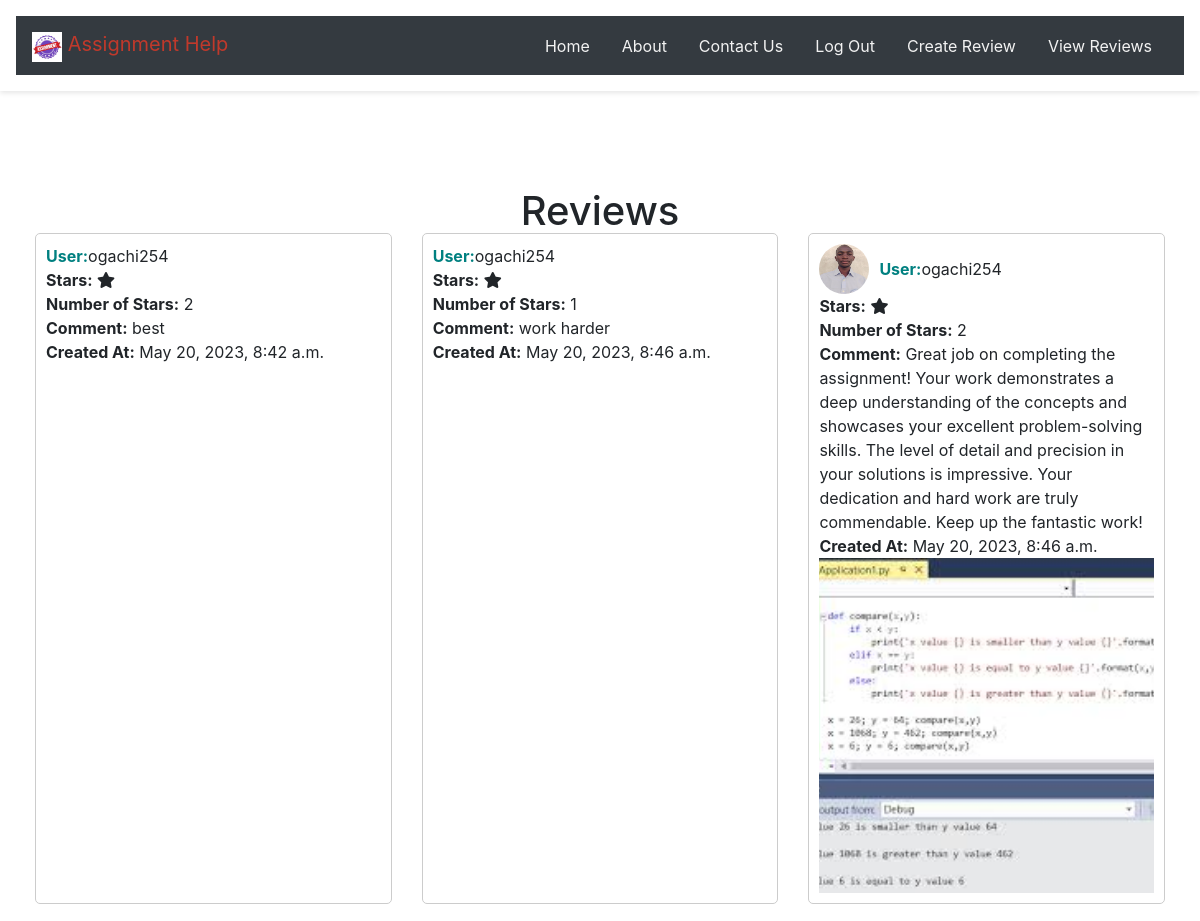
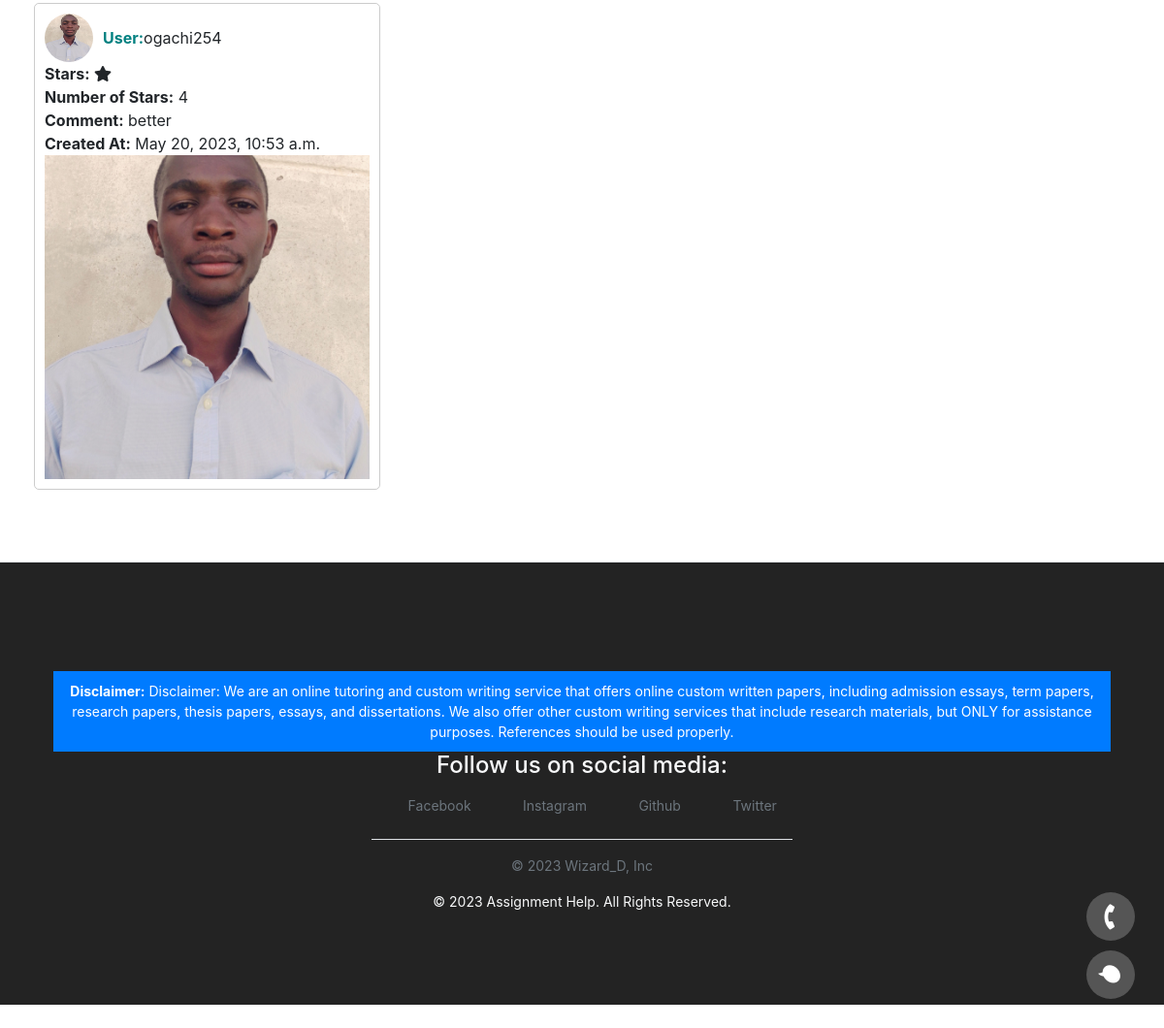
Page /reviews/ (signed in) on the committed database (2 pictures, top to bottom).
### reviews/models.py (models this page shows, shortened)
class Review(models.Model):
    user = models.ForeignKey(settings.AUTH_USER_MODEL, on_delete=models.CASCADE)
    stars = models.CharField(max_length=1, choices=[('1', '1'), ('2', '2'), ('3', '3'), ('4', '4'), ('5', '5')], blank=True, null=True)
    comment = models.TextField(blank=True)
    created_at = models.DateTimeField(auto_now_add=True)
    user_image = models.ImageField(upload_to='user_images', blank= True, null=True)
    comment_image = models.ImageField(upload_to='comment_images', blank=True, null=True)

### users/models.py (models this page shows)
class CustomUser(AbstractUser):
    pass

### reviews/views.py (the view)
# urls.py: path('', ReviewListView.as_view(), name='review_list'),
class ReviewListView(LoginRequiredMixin, ListView):
    model = Review
    template_name = 'reviews/review_list.html'
    context_object_name = 'reviews'
    login_url = '/accounts/login/'

### pages/templates/reviews/review_list.html (shortened to what this page needs)
{% extends 'base.html' %}
{% block content %}
  <h1>Reviews</h1>
  <div class="review-grid">
    {% for review in reviews %}
      <div class="review-item">
        <div class="user-info">
          {% if review.user_image %}
            <img src="{{ review.user_image.url }}" alt="User Image" class="review-image">
          {% endif %}
          <strong class="review-username">User:</strong> {{ review.user.username }}
        </div>
        <strong>Stars:</strong>
        {% for _ in review.stars|default:0 %}
          <i class="fas fa-star"></i>
        {% endfor %}
        <br>
        <strong>Number of Stars:</strong> {{ review.stars|default:"0" }}
        <br>
        <strong>Comment:</strong> {{ review.comment }}<br>
        <strong>Created At:</strong> {{ review.created_at }}<br>
        <div class="comment-image-container">
          {% if review.comment_image %}
            <img src="{{ review.comment_image.url }}" alt="Comment Image" class="comment-image">
          {% endif %}
        </div>
      </div>
    {% empty %}
      <div class="no-reviews">No reviews available.</div>
    {% endfor %}
  </div>
{% endblock %}
{% block footer %}
  {% include 'footer.html' %}
{% endblock %}

### pages/templates/base.html (shortened to what this page needs)
<!DOCTYPE html>
<html>
<head>
  {% load static %}
  <link rel="stylesheet" href="https://stackpath.bootstrapcdn.com/bootstrap/4.3.1/css/bootstrap.min.css"
>
  <link rel="stylesheet" href="https://cdnjs.cloudflare.com/ajax/libs/font-awesome/4.7.0/css/font-awesome.min.css">
  <link rel="stylesheet" href="https://cdnjs.cloudflare.com/ajax/libs/font-awesome/5.15.3/css/all.min.css">
  <link href="{% static 'css/base.css' %}" rel="stylesheet">
</head>
<body>
  <header>
    {% include 'nav.html' %}
  </header>
  <div class="container">
    {% block content %}
    {% endblock %}
  </div>
  {% block footer %}
  {% endblock %}
  <div class="chat-popup" id="myChatPopup">
    <a href="#" class="chat-button" onclick="openForm()"><i class="fa fa-phone"></i></a>
    <a href="#" class="chat-button" onclick="openForm()"><i class="fa fa-comment"></i></a>
  </div>
</body>
</html>

### pages/templates/nav.html (shortened to what this page needs)
{% load static %}
<nav class="navbar navbar-expand-md navbar-dark bg-dark mb-Ǔ">
  <a class="navbar-brand" href="#">
    <img src="{% static 'images/logo.jpg' %}" alt="Assignment Help Logo" width="30" height="30" class="d-inline-block align-text-top">
    <span class="brand-text" style="color: #c0392b;">Assignment Help</span>
  </a>
  <div class="collapse navbar-collapse" id="navbarNav">
    <ul class="navbar-nav ml-auto">
      <li class="nav-item">
        <a class="nav-link home-link" href="{% url 'home' %}" style="color: #F2F2F2;">Home</a>
      </li>
      <li class="nav-item">
        <a class="nav-link about-link" href="{% url 'about' %}" style="color: #F2F2F2;">About</a>
      </li>
      <li class="nav-item">
        <a class="nav-link contact-link" href="{% url 'contact' %}" style="color: #F2F2F2;">Contact Us</a>
      </li>
      {% if user.is_authenticated %}
        <li class="nav-item">
          <a class="nav-link" href="{% url 'logout' %}" style="color: #F2F2F2;">Log Out</a>
        </li>
        <li class="nav-item">
          <a class="nav-link" href="{% url 'reviews:review_create' %}" style="color: #F2F2F2;">Create Review</a>
        </li>
        <li class="nav-item">
          <a class="nav-link" href="{% url 'reviews:review_list' %}" style="color: #F2F2F2;">View Reviews</a>
        </li>
      {% endif %}
    </ul>
  </div>
</nav>

### pages/templates/footer.html
<footer class="py-3 my-4">
  <div class="container">
    <div style="background-color: #007bff; color: #fff; padding: 10px;">
      <p class="text-center mb-0"><strong>Disclaimer:</strong> Disclaimer: We are an online tutoring and custom writing service that offers online custom written papers, including admission essays, term papers, research papers, thesis papers, essays, and dissertations. We also offer other custom writing services that include research materials, but ONLY for assistance purposes. References should be used properly.</p>
    </div>
    <h4 class="text-center">Follow us on social media:</h4>
    <ul class="nav justify-content-center border-bottom pb-3 mb-3">
      <li class="nav-item">
        <a href="https://www.facebook.com/" class="nav-link px-2 text-muted"><i class="fa fa-facebook fa-fw"></i> Facebook</a>
      </li>
      <li class="nav-item">
        <a href="https://www.instagram.com/" class="nav-link px-2 text-muted"><i class="fa fa-instagram fa-fw"></i> Instagram</a>
      </li>
      <li class="nav-item">
        <a href="https://www.github.com/" class="nav-link px-2 text-muted"><i class="fa fa-github fa-fw"></i> Github</a>
      </li>
      <li class="nav-item">
        <a href="https://www.twitter.com/" class="nav-link px-2 text-muted"><i class="fa fa-twitter fa-fw"></i> Twitter</a>
      </li>
    </ul>
    <p class="text-center text-muted">&copy; 2023 Wizard_D, Inc</p>
    <p class="text-center">&copy; 2023 Assignment Help. All Rights Reserved.</p>
  </div>
</footer>

### pages/static/css/base.css (style rules this page uses)
body { margin: 0; font-family: -apple-system, BlinkMacSystemFont, "Segoe UI", Roboto, "Helvetica Neue", Arial, "Noto Sans", sans-serif, "Apple Color Emoji", "Segoe UI Emoji", "Segoe UI Symbol", "Noto Color Emoji"; font-size: 1rem; font-weight: 400; line-height: 1.5; color: #212529; text-align: left; background-color: #fff; }
.container { width: 100%; padding-right: 15px; padding-left: 15px; margin-right: auto; margin-left: auto; }
a { color: #007bff; text-decoration: none; }
header { background-color: #fff; box-shadow: 0px 2px 5px rgba(0, 0, 0, 0.1); padding: 16px; position: relative; top: 0; left: 0; width: 100%; z-index: 100; }
.navbar { display: flex; flex-wrap: wrap; align-items: center; justify-content: space-between; padding: 0.5rem 1rem; }
.navbar-brand { color: #fff; font-size: 1.25rem; text-decoration: none; }
.navbar-collapse { flex-basis: 100%; flex-grow: 1; align-items: center; }
.navbar-nav { margin: 0; padding: 0; list-style: none; display: flex; justify-content: flex-end; }
.nav-item { margin: 0 0.5rem; }
.nav-link { color: #fff; text-decoration: none; }
.ml-auto { margin-left: auto; }
.container { margin-top: 96px; margin-bottom: 64px; flex-grow: 1; display: flex; flex-direction: column; justify-content: center; align-items: center; }
footer { background-color: #232323; color: #f8f9fa; padding: 40px; border-top: 1px solid #e9ecef; position: relative; bottom: 0; left: 0; width: 100%; text-align: center; font-size: 14px; margin-top: 64px; }
.chat-popup { position: fixed; bottom: 20px; right: 30px; z-index: 9999; }
.chat-popup .chat-button { display: block; margin-bottom: 10px; border-radius: 50%; background-color: #555; color: #fff; text-align: center; font-size: 20px; padding: 10px; width: 50px; height: 50px; }
.chat-popup .fa-phone { transform: rotate(135deg); }
.chat-popup .fa-comment { transform: rotate(45deg); }
.h1,.h2,.h3,.h4,.h5,.h6,h1,h2,h3,h4,h5,h6 { margin-bottom: .5rem; font-family: inherit; font-weight: 500; line-height: 1.2; color: inherit }
.h1,h1 { font-size: 2.5rem }
.h4,h4 { font-size: 1.5rem }

### pages/templates/reviews/review_list.html (style rules this page uses)
.review-grid { display: flex; flex-wrap: wrap; justify-content: space-between; margin: -10px; }
.review-item { flex-basis: calc(33.33% - 20px); box-sizing: border-box; padding: 10px; margin-bottom: 20px; border: 1px solid #ccc; border-radius: 5px; }
.user-info { display: flex; align-items: center; }
.review-image { width: 50px; height: 50px; border-radius: 50%; margin-right: 10px; }
.review-username { color: #008080; }
.comment-image-container { position: relative; height: 0; padding-top: 100%; overflow: hidden; }
.comment-image-container img { position: absolute; top: 0; left: 0; width: 100%; height: 100%; object-fit: cover; }

### rows in the picture
Review: user.username "ogachi254", stars "2", comment "best", created_at "May 20, 2023, 8:42 a.m."
Review: user.username "ogachi254", stars "1", comment "work harder", created_at "May 20, 2023, 8:46 a.m."
Review: user_image (picture), user.username "ogachi254", stars "2", comment "Great job on completing the assignment! Your work demonstrates a deep understanding of the concepts and showcases your excellent problem-solving skills. The level of detail and precision in your solutions is impressive. Your dedication and hard work are truly commendable. Keep up the fantastic work!", created_at "May 20, 2023, 8:46 a.m.", comment_image (picture)
Review: user_image (picture), user.username "ogachi254", stars "4", comment "better", created_at "May 20, 2023, 10:53 a.m.", comment_image (picture)
